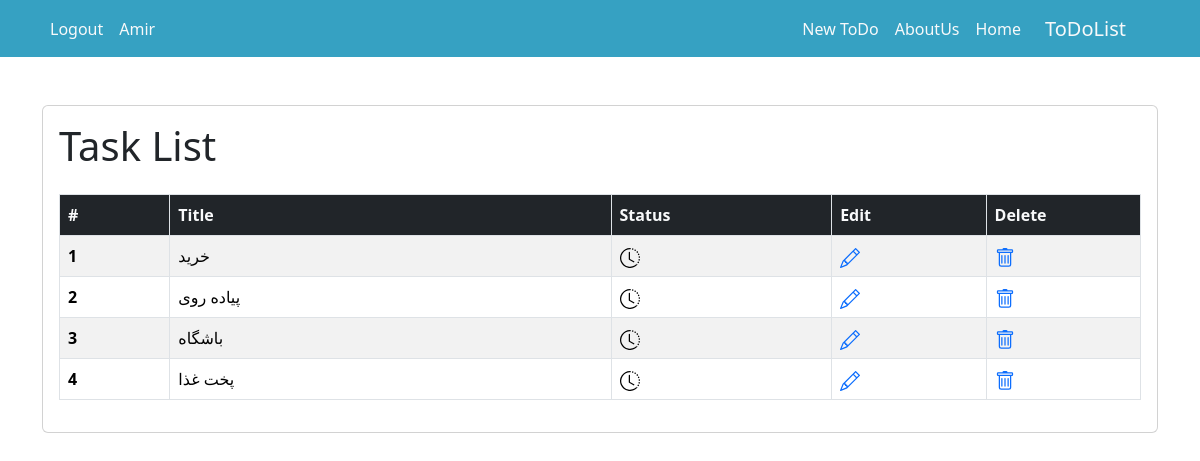
The page /tasks/ (signed in) on the database as committed earlier.
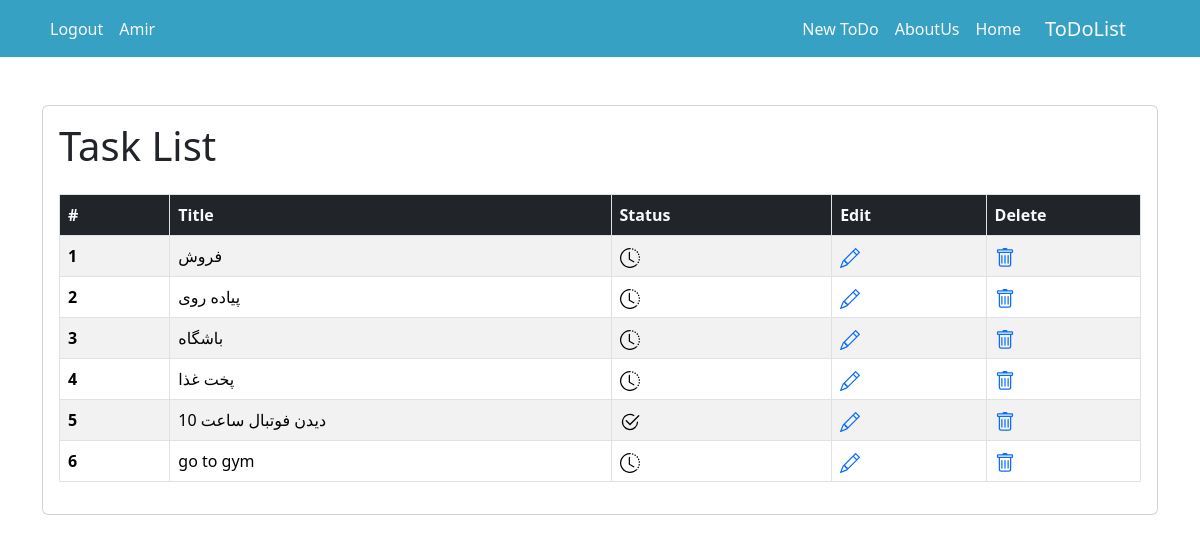
The same page on the database as committed later.
### tasks/models.py (models this page shows, shortened)
class Task(models.Model):
    STATUS_CHOICES = (
        ('p', 'In Progress'),
        ('d', 'Done'),
    )
    user = models.ForeignKey(get_user_model(), on_delete=models.CASCADE)
    title = models.CharField(max_length=600)
    status = models.CharField(choices=STATUS_CHOICES, max_length=1, default=STATUS_CHOICES[0][0])
    datetime_created = models.DateTimeField(auto_now_add=True)
    datetime_modified = models.DateTimeField(auto_now=True)

### tasks/views.py (the view)
# urls.py: path('tasks/', task_list_view, name='task_list'),
@login_required
def task_list_view(request):
    tasks = Task.objects.filter(user=request.user)
    return render(request, 'tasks/task_list.html', context={
        'tasks': tasks,
    })

### tasks/templates/tasks/task_list.html (shortened to what this page needs)
{% extends '_base.html' %}
{% block content %}
    <div class="container mt-5">
        <div class="card">
            <div class="card-body">
                <h1 class="mb-4">Task List</h1>
                <table class="table table-striped table-bordered table-responsive-lg"
                       style="width: 100%; max-width: 1200px;">
                    <thead>
                    <tr>
                        <th class="bg-dark text-light" scope="col" style="width: 50px;">#</th>
                        <th class="bg-dark text-light" scope="col" style="width: 200px;">Title</th>
                        <th class="bg-dark text-light" scope="col" style="width: 100px;">Status</th>
                        <th class="bg-dark text-light" scope="col" style="width: 70px;">Edit</th>
                        <th class="bg-dark text-light" scope="col" style="width: 70px;">Delete</th>
                    </tr>
                    </thead>
                    <tbody>
                    {% for task in tasks %}
                        <tr>
                            <th scope="row">{{ forloop.counter }}</th>
                            <td>{{ task.title }}</td>
                            {% if task.status == 'p' %}
                                <td>
                                </td>
                            {% else %}
                                <td>
                                </td>
                            {% endif %}
                            <td><a href="{% url 'task_update' task.id %}">
                            </a></td>
                            <td><a href="{% url 'task_delete' task.id %}">
                            </a></td>
                        </tr>
                    {% empty %}
                        <tr>
                            <td colspan="5" class="text-center">No tasks found</td>
                        </tr>
                    {% endfor %}
                    </tbody>
                </table>
            </div>
        </div>
    </div>
{% endblock content %}

Rows that differ between the two databases and show on the page:
changed Task: title "خرید" → "فروش"
added Task: title "دیدن فوتبال ساعت 10", status "d" (drawn)
added Task: title "go to gym", status "p" (drawn)
